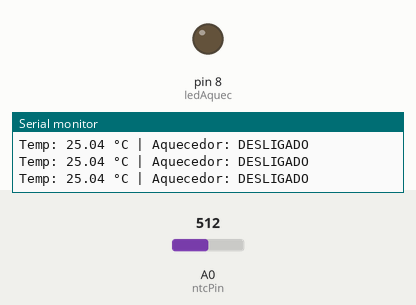
Recording of a sketch running on a simulated Arduino Uno, built with avr-gcc and run on an emulated ATmega328P. On the bench: output pins drawn as LEDs (lit = HIGH), the last lines printed to the serial monitor. The test bench sets the inputs (shaded band); at power-on: A0 (ntcPin) = 512.

Above: at 1.3 s.
1.4 s: A0 (ntcPin) set to 503
At 2.7 s:
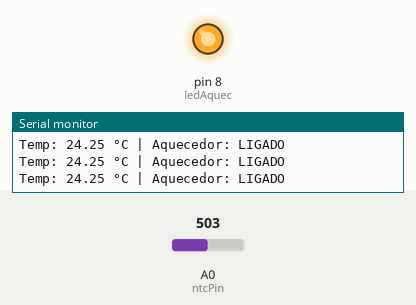
3.0 s: A0 (ntcPin) set to 555
4.5 s: A0 (ntcPin) set to 582
At 5.5 s:
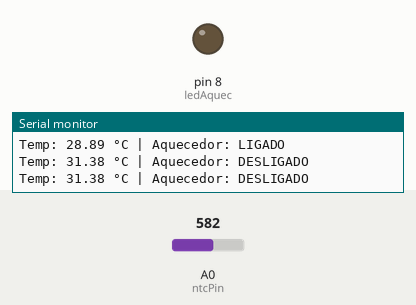
6.0 s: A0 (ntcPin) set to 511
At 6.8 s:
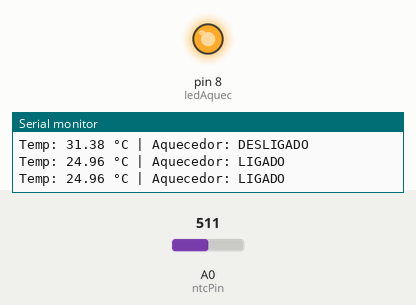
Timing chart, 0 to 8.5 s (numbered marks = the images above; inputs shaded):
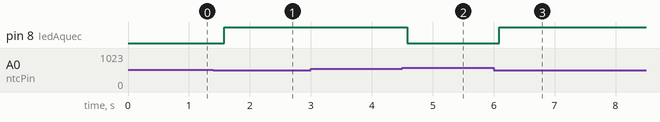

Measured:
- the behaviour switches between 512 and 511 on A0 (ntcPin) (found by bisection; images 0 and 1)
- the behaviour switches between 567 and 568 on A0 (ntcPin) (found by bisection; images 1 and 2)
- after the input at 1.4 s, pin 8 (ledAquec): LOW → HIGH after 0.18 s
- after the input at 4.5 s, pin 8 (ledAquec): HIGH → LOW after 0.09 s
- after the input at 6.0 s, pin 8 (ledAquec): LOW → HIGH after 0.09 s

The sketch:

exercicio23.INO.ino
```cpp
const int ntcPin    = A0;
const int ledAquec  = 8;


const float TEMP_LIGA   = 25.0;
const float TEMP_DESLIGA = 30.0;


const float R_FIXO   = 10000.0;
const float R_NOM    = 10000.0;
const float TEMP_NOM = 25.0;
const float BETA     = 3950.0;

bool aquecendo = false;

float lerTemperatura() {
  int leitura   = analogRead(ntcPin);
  float resist  = R_FIXO * (1023.0 / leitura - 1.0);
  float tempK   = 1.0 / ((1.0 / (TEMP_NOM + 273.15)) +
                  (1.0 / BETA) * log(resist / R_NOM));
  return tempK - 273.15;
}

void setup() {
  pinMode(ledAquec, OUTPUT);
  Serial.begin(9600);
  Serial.println("Controle térmico com histerese iniciado.");
  Serial.print("Liga abaixo de: ");  Serial.print(TEMP_LIGA);
  Serial.print("°C | Desliga acima de: "); Serial.print(TEMP_DESLIGA);
  Serial.println("°C");
}

void loop() {
  float temp = lerTemperatura();

  Serial.print("Temp: "); Serial.print(temp);
  Serial.print(" °C | Aquecedor: ");


  if (!aquecendo && temp < TEMP_LIGA) {
    aquecendo = true;
  } else if (aquecendo && temp > TEMP_DESLIGA) {
    aquecendo = false;
  }

  digitalWrite(ledAquec, aquecendo ? HIGH : LOW);
  Serial.println(aquecendo ? "LIGADO" : "DESLIGADO");

  delay(500);
}
```
